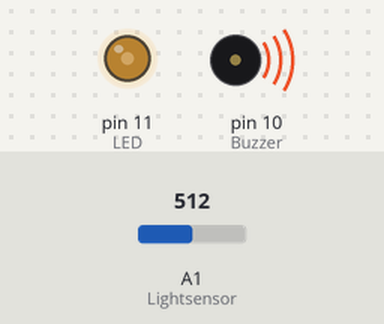
A sketch run on a simulated Arduino Uno, built with avr-gcc and run on an emulated ATmega328P. Shown: output pins drawn as LEDs (lit = HIGH), buzzer (waves = sounding). The test bench sets the inputs (shaded band); at power-on: A1 (Lightsensor) = 512.

Above: at 2.8 s.
2.9 s: A1 (Lightsensor) set to 106
5.6 s: A1 (Lightsensor) set to 88
At 7.0 s:
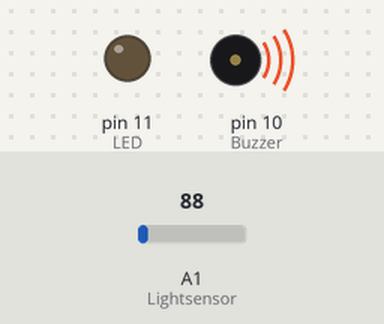
8.3 s: A1 (Lightsensor) set to 110
At 11.2 s:
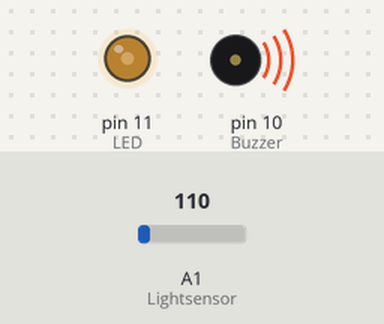
11.5 s: A1 (Lightsensor) set to 90
At 12.8 s:
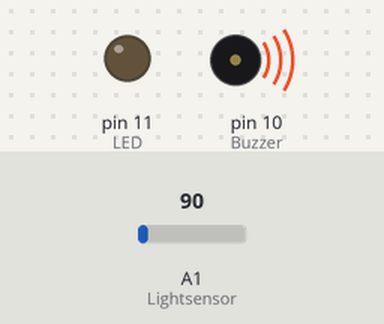
Timing chart, 0 to 14.5 s (numbered marks = the images above; inputs shaded):
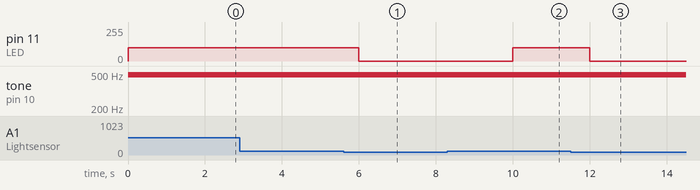

The sketch:

lightsensorasinput.ino
```cpp
int Lightsensor = A1;
int LED = 11;
int Buzzer = 10;

int sensorvalue = 0;

void setup() {
  pinMode(Lightsensor, INPUT);
  pinMode(LED, OUTPUT);
  pinMode(Buzzer, OUTPUT);
}

void loop() {
  sensorvalue = analogRead(Lightsensor);
  if (sensorvalue > 200){
    analogWrite(LED, 100);
    analogWrite(Buzzer, 100);

  }
  else if (sensorvalue > 100){
    analogWrite(LED,100);
    analogWrite(Buzzer, 0);

  }
  else if (sensorvalue < 100){
    analogWrite(LED,0);
    analogWrite(Buzzer,0);

  }
  delay(2000);
}
```

Measured:
- the behaviour switches between 100 and 99 on A1 (Lightsensor) (found by bisection; images 0 and 1)
- after the input at 2.9 s, every drawn part: stays the same
- after the input at 5.6 s, pin 11 (LED): 100/255 → 0/255 after 0.40 s
- after the input at 8.3 s, pin 11 (LED): 0/255 → 100/255 after 1.7 s
- after the input at 11.5 s, pin 11 (LED): 100/255 → 0/255 after 0.50 s
